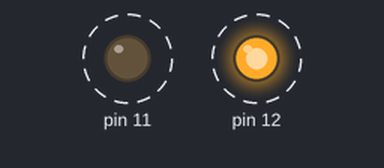
A sketch run on a simulated Arduino Uno, built with avr-gcc and run on an emulated ATmega328P. On the bench: output pins drawn as LEDs (lit = HIGH). Dashed ring = blinking.

Above: at 0.2 s.
Timing chart, 0 to 3.0 s (numbered marks = the images above):
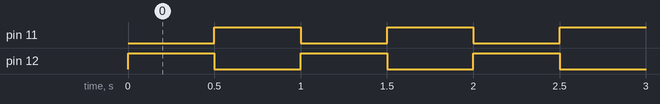

The sketch:

arduino_basico.ino
```cpp
/**********
  Projeto IOT4U
  IFG Campus Goiânia
  Autor:    Matheus Yosimura
  Objetivo: Programa básico de apresentação da IDE Arduino
*********/
//
// Rotina de configuração dos pinos
void setup()
{
  pinMode(12,OUTPUT);
  pinMode(11,OUTPUT);
}

// Rotina de repetição de comandos
void loop()
{
  digitalWrite(12,HIGH);
  delay(500);
  digitalWrite(12,LOW);
  digitalWrite(11,HIGH);
  delay(500);
  digitalWrite(11,LOW);
}
```

Measured:
- by itself, pin 11, pin 12: alternates HIGH for 0.50 s and LOW for 0.50 s
- by itself, everything shown: repeats every 1.0 s, in 3 steps
